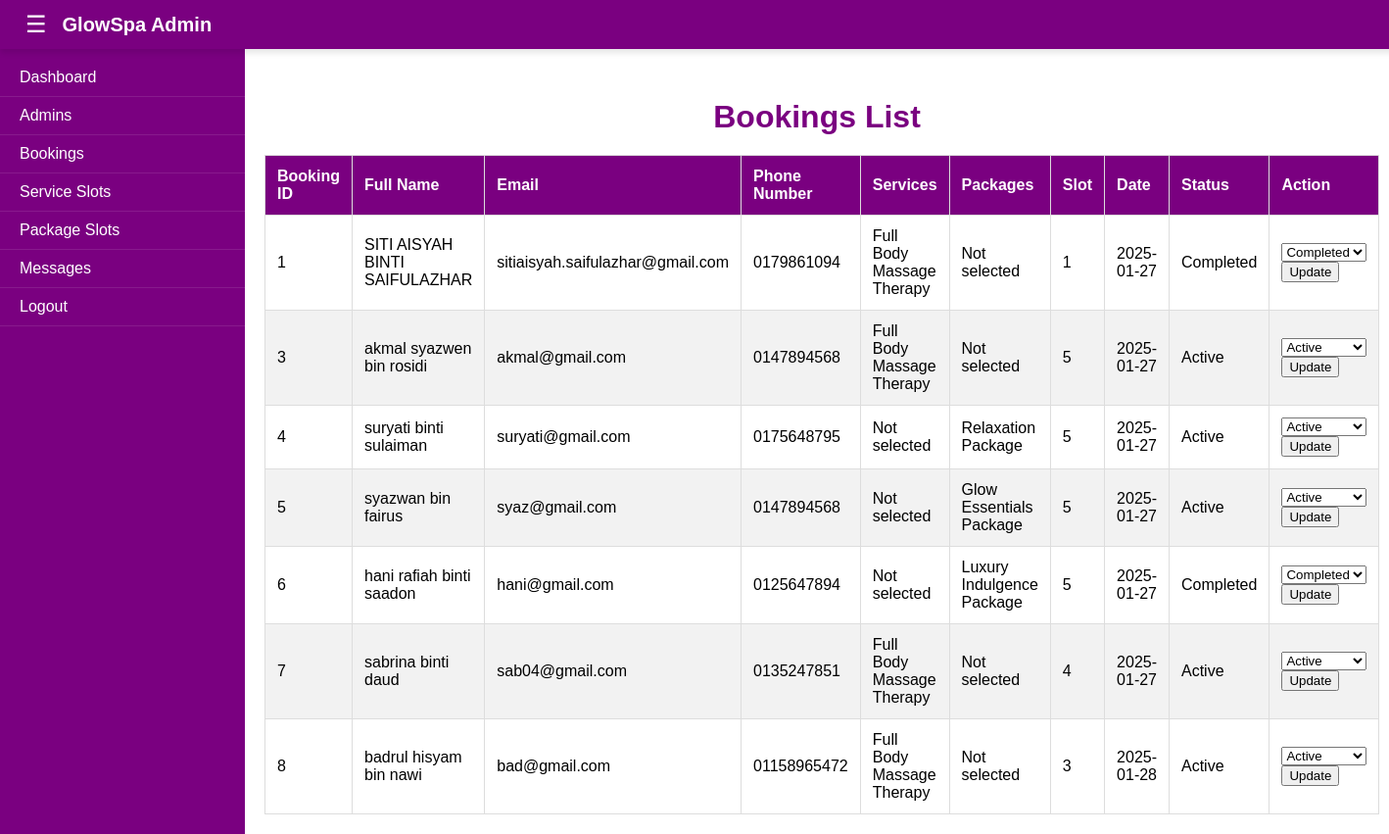
Page /admin/bookings.php on the committed database.
### tables this page shows
CREATE TABLE `bookings` (
  `booking_id` int(11) NOT NULL,
  `user_username` varchar(50) NOT NULL,
  `name` varchar(100) NOT NULL,
  `phoneno` varchar(15) NOT NULL,
  `date` date NOT NULL,
  `services` varchar(255) NOT NULL,
  `packages` varchar(255) NOT NULL,
  `slot` varchar(50) NOT NULL,
  `created` timestamp NOT NULL DEFAULT current_timestamp(),
  `status` enum('active','completed') DEFAULT 'active',
  `updated_by_admin` int(11) DEFAULT NULL
);

CREATE TABLE `users` (
  `username` varchar(50) NOT NULL,
  `password` varchar(255) NOT NULL,
  `email` varchar(100) NOT NULL,
  `fullname` varchar(100) NOT NULL
);

### admin/bookings.php (the view, shortened to what this page needs)
<?php
$host = "localhost";
$username = "root";
$password = "";
$database = "test";
$conn = new mysqli($host, $username, $password, $database);
$bookings_query = "SELECT bookings.booking_id, bookings.name, bookings.phoneno, bookings.date, bookings.services, bookings.packages, bookings.slot, bookings.status, users.fullname, users.email
                   FROM bookings
                   JOIN users ON bookings.user_username = users.username";
$bookings_result = $conn->query($bookings_query);
?>
<!DOCTYPE html>
<html lang="en">
<head>
</head>
<body>
    <div class="header">
        <button class="menu-toggle">☰</button>
        <h1>GlowSpa Admin</h1>
    </div>
    <div class="sidebar" id="sidebar">
        <ul>
            <li><a href="index.php">Dashboard</a></li>
            <li><a href="admins.php">Admins</a></li>
            <li><a href="bookings.php">Bookings</a></li>
			<li><a href="slots_management.php">Service Slots</a></li>
            <li><a href="package.php">Package Slots</a></li>
            <li><a href="message.php">Messages</a></li>
            <li><a href="logouts.php">Logout</a></li>
        </ul>
    </div>
    <div class="main-content" id="main-content">
        <h1>Bookings List</h1>
        <table>
            <thead>
                <tr>
                    <th>Booking ID</th>
                    <th>Full Name</th>
                    <th>Email</th>
                    <th>Phone Number</th>
                    <th>Services</th>
                    <th>Packages</th>
                    <th>Slot</th>
                    <th>Date</th>
                    <th>Status</th>
                    <th>Action</th>
                </tr>
            </thead>
            <tbody>
                <?php
                if ($bookings_result->num_rows > 0) {
                    while ($row = $bookings_result->fetch_assoc()) {
                        echo "<tr>
                                <td>" . $row['booking_id'] . "</td>
                                <td>" . $row['fullname'] . "</td>
                                <td>" . $row['email'] . "</td>
                                <td>" . $row['phoneno'] . "</td>
                                <td>" . $row['services'] . "</td>
                                <td>" . $row['packages'] . "</td>
                                <td>" . $row['slot'] . "</td>
                                <td>" . $row['date'] . "</td>
                                <td>" . ucfirst($row['status']) . "</td>
                                <td>
                                    <form method='POST' action=''>
                                        <input type='hidden' name='booking_id' value='" . $row['booking_id'] . "' />
                                        <select name='status'>
                                            <option value='active'" . ($row['status'] == 'active' ? ' selected' : '') . ">Active</option>
                                            <option value='completed'" . ($row['status'] == 'completed' ? ' selected' : '') . ">Completed</option>
                                        </select>
                                        <button type='submit' name='update_status'>Update</button>
                                    </form>
                                </td>
                              </tr>";
                    }
                } else {
                    echo "<tr><td colspan='10'>No bookings available</td></tr>";
                }
                ?>
            </tbody>
        </table>
    </div>
</body>
</html>

### admin/bookings.php (style rules this page uses)
body { margin: 0; font-family: Arial, sans-serif; display: flex; flex-direction: column; }
.header { display: flex; align-items: center; background-color: #7a0080; color: white; padding: 10px 20px; position: fixed; top: 0; width: 100%; z-index: 1000; box-shadow: 0 4px 6px rgba(0, 0, 0, 0.1); }
.menu-toggle { background: none; border: none; color: white; font-size: 24px; cursor: pointer; margin-right: 10px; }
.header h1 { font-size: 20px; margin: 0; font-weight: bold; }
.sidebar { width: 250px; background-color: #7a0080; color: white; position: fixed; top: 0; left: 0; height: 100%; padding-top: 60px; transition: transform 0.3s ease; z-index: 999; overflow: hidden; }
.sidebar ul { list-style: none; padding: 0; margin: 0; }
.sidebar ul li { padding: 10px 20px; border-bottom: 1px solid rgba(255, 255, 255, 0.1); }
.sidebar ul li a { text-decoration: none; color: white; display: block; }
.main-content { margin-left: 250px; margin-top: 60px; padding: 20px; transition: margin-left 0.3s ease; }
.main-content h1 { text-align: center; color: #7a0080; margin-bottom: 20px; }
table { width: 100%; border-collapse: collapse; margin-top: 20px; }
th, td { padding: 12px; text-align: left; border: 1px solid #ddd; }
th { background-color: #7a0080; color: white; }
tr:nth-child(even) { background-color: #f2f2f2; }

### rows in the picture
bookings: booking_id "1", user_username.fullname "SITI AISYAH BINTI SAIFULAZHAR", user_username.email "sitiaisyah.saifulazhar@gmail.com", phoneno "0179861094", services "Full Body Massage Therapy", packages "Not selected", slot "1", date "2025-01-27", status "Completed"
bookings: booking_id "3", user_username.fullname "akmal syazwen bin rosidi", user_username.email "akmal@gmail.com", phoneno "0147894568", services "Full Body Massage Therapy", packages "Not selected", slot "5", date "2025-01-27", status "Active"
bookings: booking_id "4", user_username.fullname "suryati binti sulaiman", user_username.email "suryati@gmail.com", phoneno "0175648795", services "Not selected", packages "Relaxation Package", slot "5", date "2025-01-27", status "Active"
bookings: booking_id "5", user_username.fullname "syazwan bin fairus", user_username.email "syaz@gmail.com", phoneno "0147894568", services "Not selected", packages "Glow Essentials Package", slot "5", date "2025-01-27", status "Active"
bookings: booking_id "6", user_username.fullname "hani rafiah binti saadon", user_username.email "hani@gmail.com", phoneno "0125647894", services "Not selected", packages "Luxury Indulgence Package", slot "5", date "2025-01-27", status "Completed"
bookings: booking_id "7", user_username.fullname "sabrina binti daud", user_username.email "sab04@gmail.com", phoneno "0135247851", services "Full Body Massage Therapy", packages "Not selected", slot "4", date "2025-01-27", status "Active"
bookings: booking_id "8", user_username.fullname "badrul hisyam bin nawi", user_username.email "bad@gmail.com", phoneno "01158965472", services "Full Body Massage Therapy", packages "Not selected", slot "3", date "2025-01-28", status "Active"
